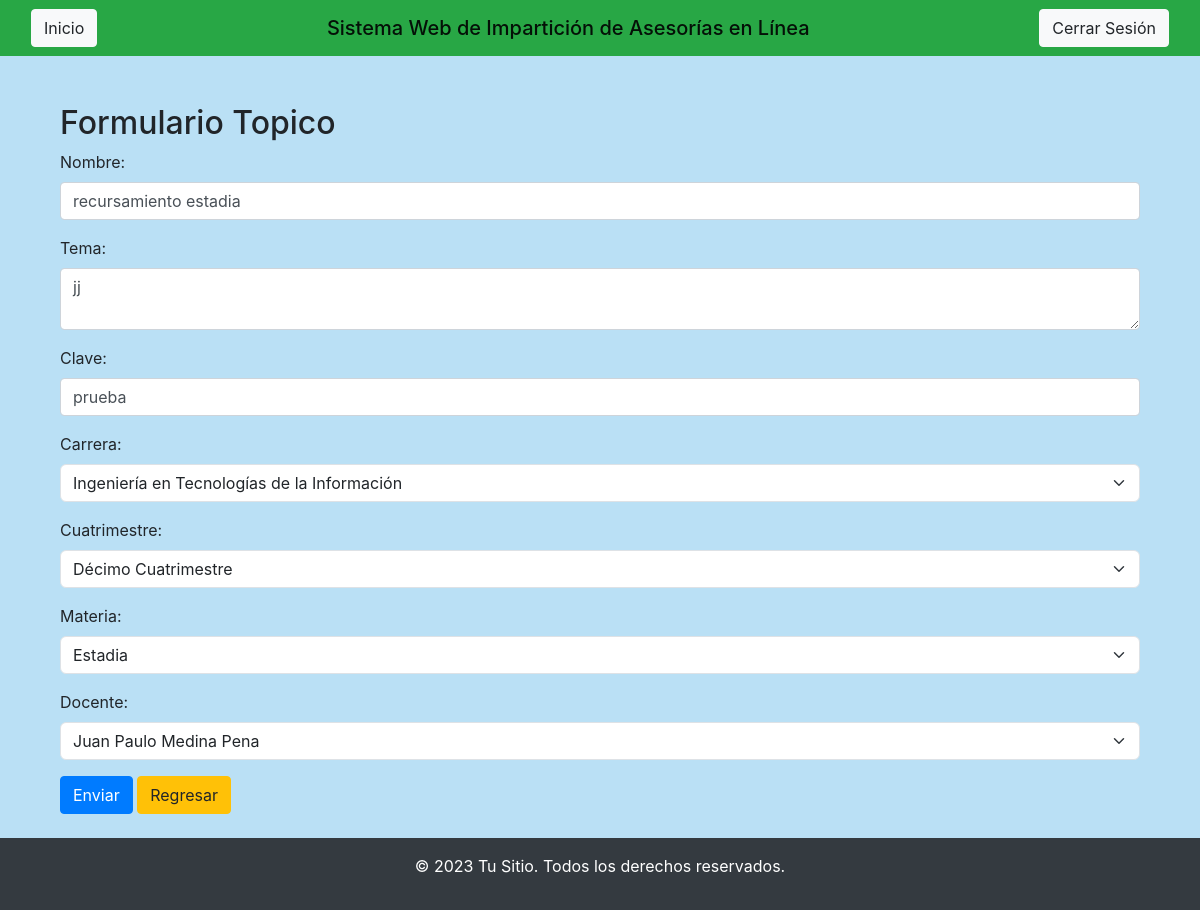
The page /Vista/ADMIN/UPDATE/Update_Topico.php?id=1 (signed in) on the database its author committed.
### tables this page shows
CREATE TABLE `topicos` (
  `ID_Topico` int(11) NOT NULL AUTO_INCREMENT,
  `Nombre` varchar(200) NOT NULL,
  `Temas` text NOT NULL,
  `Clave` varchar(45) NOT NULL,
  `IdCarre` int(11) DEFAULT NULL,
  `IdCuatri` int(11) DEFAULT NULL,
  `IdMateri` int(11) DEFAULT NULL,
  `IdDocent` int(11) DEFAULT NULL,
  `ID_Administrador_Autorizo` int(11) DEFAULT NULL,
  PRIMARY KEY (`ID_Topico`),
  KEY `IdCarre` (`IdCarre`),
  KEY `IdCuatri` (`IdCuatri`),
  KEY `IdMateri` (`IdMateri`),
  KEY `IdDocent` (`IdDocent`),
  KEY `ID_Administrador_Autorizo` (`ID_Administrador_Autorizo`),
  CONSTRAINT `topicos_ibfk_1` FOREIGN KEY (`IdCarre`) REFERENCES `carrera` (`Id_Carrera`),
  CONSTRAINT `topicos_ibfk_2` FOREIGN KEY (`IdCuatri`) REFERENCES `cuatrimestre` (`Id_Cuatrimestre`),
  CONSTRAINT `topicos_ibfk_3` FOREIGN KEY (`IdMateri`) REFERENCES `materias` (`ID_Materia`),
  CONSTRAINT `topicos_ibfk_4` FOREIGN KEY (`IdDocent`) REFERENCES `docente` (`ID_Usuario_D`),
  CONSTRAINT `topicos_ibfk_5` FOREIGN KEY (`ID_Administrador_Autorizo`) REFERENCES `administrador` (`ID_Usuario_A`)
);

### Vista/ADMIN/UPDATE/Update_Topico.php (the view, shortened to what this page needs)
<?php include('head.php'); ?>
<?php
include('../../../Modelo/Conexion.php');
if (isset($_GET['id']) && !empty($_GET['id'])) {
    $ID_Topico = $_GET['id'];
    $conexion = (new Conectar())->conexion();
    $consulta = $conexion->prepare("SELECT *
                            FROM
                                Topicos T
                            INNER JOIN
                                Carrera C on T.IdCarre = C.Id_Carrera
                            INNER JOIN
                                Cuatrimestre C2 on T.IdCuatri = C2.Id_Cuatrimestre
                            INNER JOIN
                                Materias M on T.IdMateri = M.ID_Materia
                            INNER JOIN
                                Docente D on T.IdDocent = D.ID_Usuario_D
                            INNER JOIN
                                Administrador A on T.ID_Administrador_Autorizo = A.ID_Usuario_A
                WHERE
                    T.ID_Topico = ?");
    $consulta->bind_param("i", $ID_Topico);
    $consulta->execute();
    $resultado = $consulta->get_result();
    if ($row = $resultado->fetch_assoc()) {
    } else {
        echo "No se encontró ningún documento con la ID proporcionada.";
        exit;
    }
} else {
    echo "ID de documento no especificado.";
    exit;
}
?>
<div class="container mt-5">
        <h2>Formulario Topico</h2>
        <form action="../../../Controlador/ADMIN/UPDATE/Funcion_Update_Topico.php" method="post" class="needs-validation" novalidate enctype="multipart/form-data">
            <div class="form-group">
                <label for="nombre_usuario_e">Nombre: </label>
                <input type="text" class="form-control" id="Nombre" name="Nombre" value="<?php echo $row['Nombre']; ?>" required>
            </div>
            <div class="form-group">
                <label for="apellido_materno_e">Tema: </label>
                <textarea class="form-control" name="Tema" id="Tema"><?php echo $row['Temas']; ?></textarea>
            </div>
            <div class="form-group">
                <label for="nombre_usuario_e">Clave: </label>
                <input type="text" class="form-control" id="Clave" name="Clave" value="<?php echo $row['Clave']; ?>" required>
            </div>
            <div class="mb-3">
                <label for="ID_Carrera" class="form-label">Carrera:</label>
                <select class="form-select" id="IDCarrera" name="IDCarrera" required>
                        <?php
                            $busqueda_Carrera = $conexion->query("SELECT Id_Carrera, Nombre_Carrera FROM Carrera");
                            while($resultado_Carrera = $busqueda_Carrera->fetch_assoc()){
                                $selected = ($row['IdCarre'] == $resultado_Carrera['Id_Carrera']) ? 'selected' : '';
                                echo "<option value='".$resultado_Carrera['Id_Carrera']."' $selected>".$resultado_Carrera['Nombre_Carrera']."</option>";
                            }
                        ?>
                </select>
            </div>
            <div class="mb-3">
                <label for="ID_Carrera" class="form-label">Cuatrimestre:</label>
                <select class="form-select" id="IDCuatrimestre" name="IDCuatrimestre" required>
                        <?php
                            $busqueda_Cuatrimestre = $conexion->query("SELECT Id_Cuatrimestre, Nombre_Cuatrimestre FROM Cuatrimestre");
                            while($resultado_Cuatrimestre = $busqueda_Cuatrimestre->fetch_assoc()){
                                $selected = ($row['IdCuatri'] == $resultado_Cuatrimestre['Id_Cuatrimestre']) ? 'selected' : '';
                                echo "<option value='".$resultado_Cuatrimestre['Id_Cuatrimestre']."' $selected>".$resultado_Cuatrimestre['Nombre_Cuatrimestre']."</option>";
                            }
                        ?>
                </select>
            </div>
            <div class="mb-3">
                <label for="ID_Carrera" class="form-label">Materia:</label>
                <select class="form-select" id="IDMateria" name="IDMateria" required>
                        <?php
                            $busqueda_Materia = $conexion->query("SELECT ID_Materia, Nombre_Materia FROM Materias");
                            while($resultado_Materia = $busqueda_Materia->fetch_assoc()){
                                $selected = ($row['IdMateri'] == $resultado_Materia['ID_Materia']) ? 'selected' : '';
                                echo "<option value='".$resultado_Materia['ID_Materia']."' $selected>".$resultado_Materia['Nombre_Materia']."</option>";
                            }
                        ?>
                </select>
            </div>
            <div class="mb-3">
                <label for="ID_Carrera" class="form-label">Docente:</label>
                <select class="form-select" id="IDDocente" name="IDDocente" required>
                        <?php
                            $busqueda_Docente = $conexion->query("SELECT ID_Usuario_D, Nombre_Usuario_D, Apellido_Paterno_D, Apellido_Materno_D FROM Docente");
                            while($resultado_Docente = $busqueda_Docente->fetch_assoc()){
                                $selected = ($row['IdDocent'] == $resultado_Docente['ID_Usuario_D']) ? 'selected' : '';
                                echo "<option value='".$resultado_Docente['ID_Usuario_D']."' $selected>".$resultado_Docente['Nombre_Usuario_D']." ".$resultado_Docente['Apellido_Paterno_D']." ".$resultado_Docente['Apellido_Materno_D']."</option>";
                            }
                        ?>
                </select>
            </div>
        <button type="submit" class="btn btn-primary">Enviar</button>
        <a class="btn btn-warning" href="../Topico.php">Regresar</a>
    </form>
</div>
<?php include('footer.php'); ?>

### Vista/ADMIN/UPDATE/head.php (style rules this page uses)
body { background: #bae0f5; }

### rows shown on the page
topicos: Nombre "recursamiento estadia", Tema "jj", Clave "prueba"

### other values the page prints
form field IDCarrera "Ingeniería en Tecnologías de la Información"
form field IDCuatrimestre "Décimo Cuatrimestre"
form field IDMateria "Estadia"
form field IDDocente "Juan Paulo Medina Pena"
